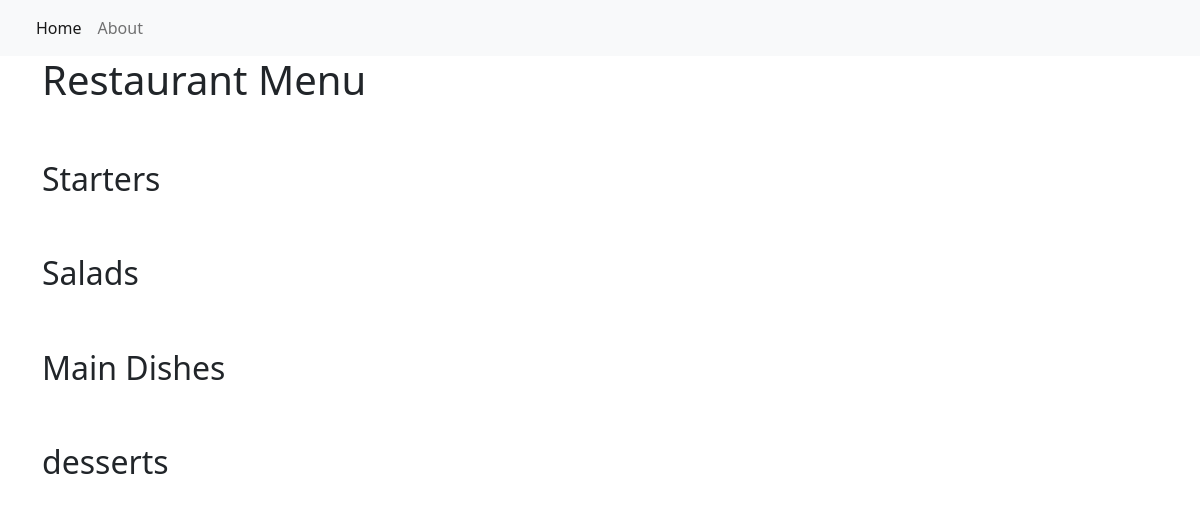
Before: / with the older database file.
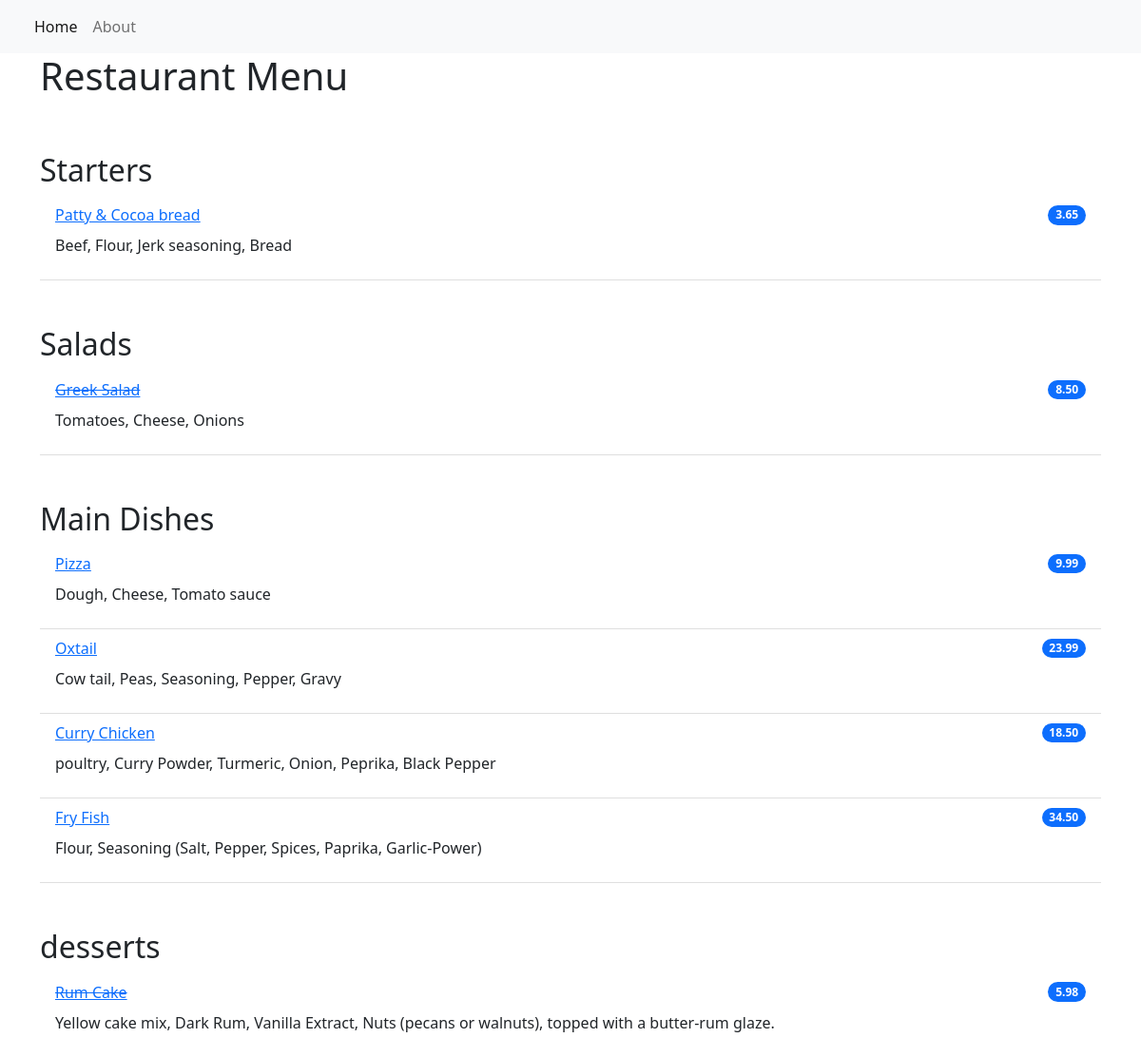
After: the same page with the newer database file.
### restaurant_menu/models.py (models this page shows, shortened)
class Item(models.Model):
    meal = models.CharField(max_length=1000, unique=True)
    description = models.TextField(max_length=2000)
    price = models.DecimalField(max_digits=10, decimal_places=2)
    meal_type = models.CharField(max_length=200, choices=MEAL_TYPE)
    author = models.ForeignKey(User, on_delete=models.PROTECT)
    status = models.IntegerField(choices=STATUS, default=1)
    date_created = models.DateTimeField(auto_now_add=True)
    date_updated = models.DateTimeField(auto_now=True)

### restaurant_menu/views.py (the view)
# urls.py: path('', views.MenuList.as_view(), name='home'),
class MenuList(generic.ListView):
    queryset = Item.objects.order_by("date_created")
    template_name = "index.html"
    def get_context_data(self, **kwargs):
        context = super().get_context_data(**kwargs)
        context["meals"] = MEAL_TYPE
        return context

### restaurant_menu/templates/index.html
{% extends 'base.html' %}
{% block content %}
<div class="container">
    <h1>Restaurant Menu</h1>
        <ul class="list-group list-group-flush">
            {% for meal in meals %}
                <h2 class="pt-5">{{ meal.1 }}</h2>
                    {% for row in item_list %}
                        {% if row.meal_type == meal.0 %}
                            {% if row.status == 0 %}
                            <li class="list-group-item d-flex justify-content-between align-items-center border-0 pd-0">
                                <a href="{% url 'menu_item' row.pk %}"<h2><del>{{ row.meal }}</del></h2></a>
                                <span class="badge bg-primary rounded-pill">{{ row.price }}</span>
                            </li>
                            <li class="list-group-item pt-0">
                                    <p>{{ row.description }}</p>
                            </li>
                            {% else %}
                            <li class="list-group-item d-flex justify-content-between align-items-center border-0 pd-0">
                            <a href="{% url 'menu_item' row.pk %}"<h2>{{ row.meal }}</h2></a>
                            <span class="badge bg-primary rounded-pill">{{ row.price }}</span>
                            </li>
                            <li class="list-group-item pt-0">
                                    <p>{{ row.description }}</p>
                            </li>
                            {% endif %}
                        {% endif %}
                    {% endfor %}
            {% endfor %}
        </ul>
</div>
{% endblock content %}

### restaurant_menu/templates/base.html (shortened to what this page needs)
<!DOCTYPE html>
<html lang="en">
    <head>
        <link href="https://cdn.jsdelivr.net/npm/bootstrap@5.2.0-beta1/dist/css/bootstrap.min.css" rel="stylesheet">
    </head>
    <body>
        <nav class="navbar navbar-expand-lg bg-light">
            <div class="container-fluid">
                <div class="collapse navbar-collapse" id="navbarNav">
                    <ul class="navbar-nav">
                         <li class="nav-item">
                            <a class="nav-link active" aria-current="page" href="{% url 'home' %}">Home</a>
                        </li>
                        <li class="nav-item">
                            <a class="nav-link" aria-current="page" href="{% url 'home' %}">About</a>
                        </li>
                    </ul>
                </div>
            </div>
        </nav>
        {% block content %}
        {% endblock content %}
    </body>
</html>

Changed rows visible on the page:
added Item: meal "Patty & Cocoa bread", price "3.65", description "Beef, Flour, Jerk seasoning, Bread", shown under "Starters"
added Item: meal "Greek Salad", price "8.50", description "Tomatoes, Cheese, Onions", shown under "Salads"
added Item: meal "Pizza", price "9.99", description "Dough, Cheese, Tomato sauce", shown under "Main Dishes"
added Item: meal "Oxtail", price "23.99", description "Cow tail, Peas, Seasoning, Pepper, Gravy", shown under "Main Dishes"
added Item: meal "Curry Chicken", price "18.50", description "poultry, Curry Powder, Turmeric, Onion, Peprika, Black Pepper", shown under "Main Dishes"
added Item: meal "Fry Fish", price "34.50", description "Flour, Seasoning (Salt, Pepper, Spices, Paprika, Garlic-Power)", shown under "Main Dishes"
added Item: meal "Rum Cake", price "5.98", description "Yellow cake mix, Dark Rum, Vanilla Extract, Nuts (pecans or walnuts), topped with a butter-rum glaze.", shown under "desserts"
